Frame 1 (no input): blank canvas, image omitted
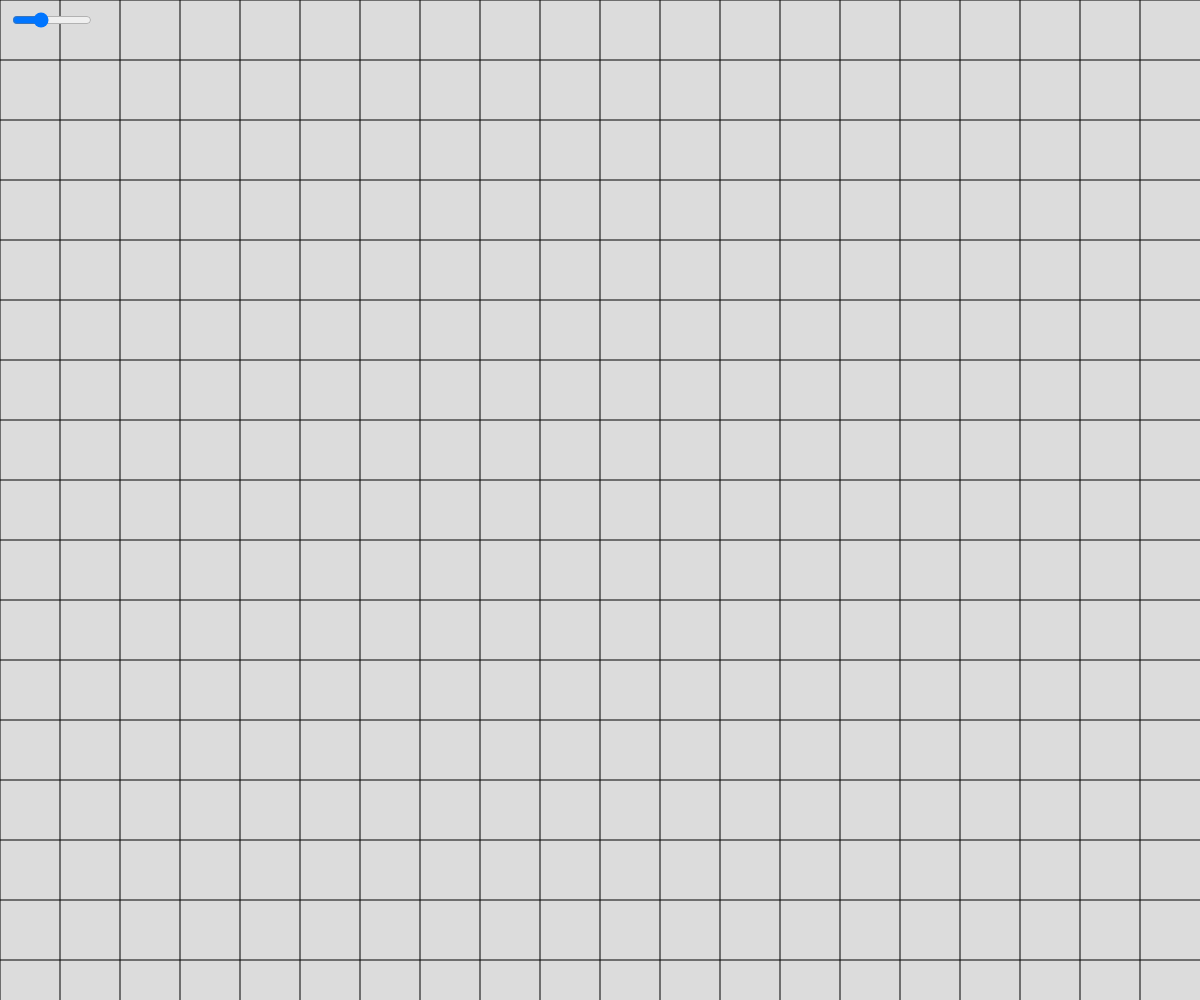
Frame 60 (no input)
Frame 120 (the mouse pressed at the canvas centre since frame 60): identical to frame 60, image omitted

The p5.js sketch that drew this single still picture (run headless with seeded random() and noise() and a simulated clock; from frame 60 on, the mouse is pressed at the canvas centre):

// p5.js sketch
// ── sketch.js
let tileCount;
let gridSize;
let slider;

function setup() {
  createCanvas(windowWidth, windowHeight);
  
  makeSlider();
}

function draw() {
  background(220);
  
  drawGrid();
  
// Slider stuff
  tileCount = slider.value();
}

function drawGrid() {
  gridSize = width/tileCount;
  // Horizontal Lines
  for(let i = 0; i < tileCount; i++) {
    line(0, i*gridSize, width, i*gridSize);
  }
  // Vertical Lines
  for(let j = 0; j < tileCount; j++) {
    line(j*gridSize, 0, j*gridSize, height);
  }
}

function makeSlider() {
  slider = createSlider(0, 60, 20);
  slider.position(10, 10);
  slider.style('width', '80px');
}
